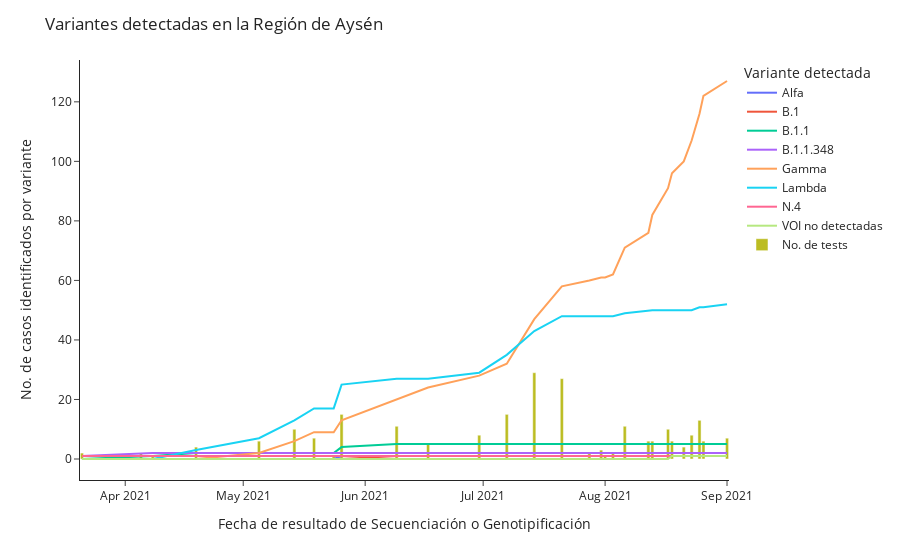

This figure's notebook cell:
### Code cell
px.line(df_variantes_clean.groupby(['fecha_resultado_secuenciacion_genotipificacion', 'variante_linaje']).count()[['n_documento']].reset_index().pivot(
    index='fecha_resultado_secuenciacion_genotipificacion',
    columns='variante_linaje', 
    values=['n_documento']
).fillna(0).cumsum().clean_names().rename(
    columns={
        'alfa':'Alfa',
        'b_1':'B.1',
        'b_1_1':'B.1.1',
        'b_1_1_348':'B.1.1.348',
        'gamma':'Gamma',
        'indeterminado':'Indeterminado',
        'lambda':'Lambda',
        'n_4':'N.4',
        'no_amplifica':'No amplifica',
        'no_se_detectan_mutaciones_para_variantes_de_interes_por_parte_de_este_kit':'VOI no detectadas'
            })['n_documento'].drop(['No amplifica','Indeterminado'], axis=1),
        labels={'variante_linaje':'Variante detectada'},
        
       ).update_layout(
    title= 'Variantes detectadas en la Región de Aysén',
    yaxis_title='No. de casos identificados por variante',
    xaxis_title='Fecha de resultado de Secuenciación o Genotipificación',
    template='simple_white',
    
    
).add_bar(
    x= df_variantes_clean.groupby(['fecha_resultado_secuenciacion_genotipificacion']).count()[['n_documento']].index,
    y= df_variantes_clean.groupby(['fecha_resultado_secuenciacion_genotipificacion']).count()[['n_documento']].n_documento,
    name='No. de tests'


    )

### Figure 1 — Plotly figure (JSON) as saved in the notebook; plotly's stock layout.template omitted (floating-point values rounded to 4 significant figures)
{"data": [{"hovertemplate": "Variante detectada=Alfa<br>fecha_resultado_secuenciacion_genotipificacion=%{x}<br>value=%{y}<extra></extra>", "legendgroup": "Alfa", "line": {"color": "#636efa", "dash": "solid"}, "marker": {"symbol": "circle"}, "mode": "lines", "name": "Alfa", "orientation": "v", "showlegend": true, "type": "scatter", "x": ["2021-03-21T00:00:00", "2021-04-05T00:00:00", "2021-04-08T00:00:00", "2021-04-19T00:00:00", "2021-05-05T00:00:00", "2021-05-14T00:00:00", "2021-05-19T00:00:00", "2021-05-24T00:00:00", "2021-05-26T00:00:00", "2021-06-09T00:00:00", "2021-06-17T00:00:00", "2021-06-30T00:00:00", "2021-07-07T00:00:00", "2021-07-14T00:00:00", "2021-07-21T00:00:00", "2021-07-28T00:00:00", "2021-07-31T00:00:00", "2021-08-01T00:00:00", "2021-08-03T00:00:00", "2021-08-06T00:00:00", "2021-08-12T00:00:00", "2021-08-13T00:00:00", "2021-08-17T00:00:00", "2021-08-18T00:00:00", "2021-08-21T00:00:00", "2021-08-23T00:00:00", "2021-08-25T00:00:00", "2021-08-26T00:00:00", "2021-09-01T00:00:00"], "xaxis": "x", "y": [0, 0, 0, 0, 0, 0, 0, 0, 1, 1, 1, 1, 1, 1, 1, 1, 1, 1, 1, 1, 1, 1, 1, 1, 1, 1, 1, 1, 1], "yaxis": "y"}, {"hovertemplate": "Variante detectada=B.1<br>fecha_resultado_secuenciacion_genotipificacion=%{x}<br>value=%{y}<extra></extra>", "legendgroup": "B.1", "line": {"color": "#EF553B", "dash": "solid"}, "marker": {"symbol": "circle"}, "mode": "lines", "name": "B.1", "orientation": "v", "showlegend": true, "type": "scatter", "x": ["2021-03-21T00:00:00", "2021-04-05T00:00:00", "2021-04-08T00:00:00", "2021-04-19T00:00:00", "2021-05-05T00:00:00", "2021-05-14T00:00:00", "2021-05-19T00:00:00", "2021-05-24T00:00:00", "2021-05-26T00:00:00", "2021-06-09T00:00:00", "2021-06-17T00:00:00", "2021-06-30T00:00:00", "2021-07-07T00:00:00", "2021-07-14T00:00:00", "2021-07-21T00:00:00", "2021-07-28T00:00:00", "2021-07-31T00:00:00", "2021-08-01T00:00:00", "2021-08-03T00:00:00", "2021-08-06T00:00:00", "2021-08-12T00:00:00", "2021-08-13T00:00:00", "2021-08-17T00:00:00", "2021-08-18T00:00:00", "2021-08-21T00:00:00", "2021-08-23T00:00:00", "2021-08-25T00:00:00", "2021-08-26T00:00:00", "2021-09-01T00:00:00"], "xaxis": "x", "y": [0, 0, 0, 0, 0, 0, 0, 0, 0, 1, 1, 1, 1, 1, 1, 1, 1, 1, 1, 1, 1, 1, 1, 1, 1, 1, 1, 1, 1], "yaxis": "y"}, {"hovertemplate": "Variante detectada=B.1.1<br>fecha_resultado_secuenciacion_genotipificacion=%{x}<br>value=%{y}<extra></extra>", "legendgroup": "B.1.1", "line": {"color": "#00cc96", "dash": "solid"}, "marker": {"symbol": "circle"}, "mode": "lines", "name": "B.1.1", "orientation": "v", "showlegend": true, "type": "scatter", "x": ["2021-03-21T00:00:00", "2021-04-05T00:00:00", "2021-04-08T00:00:00", "2021-04-19T00:00:00", "2021-05-05T00:00:00", "2021-05-14T00:00:00", "2021-05-19T00:00:00", "2021-05-24T00:00:00", "2021-05-26T00:00:00", "2021-06-09T00:00:00", "2021-06-17T00:00:00", "2021-06-30T00:00:00", "2021-07-07T00:00:00", "2021-07-14T00:00:00", "2021-07-21T00:00:00", "2021-07-28T00:00:00", "2021-07-31T00:00:00", "2021-08-01T00:00:00", "2021-08-03T00:00:00", "2021-08-06T00:00:00", "2021-08-12T00:00:00", "2021-08-13T00:00:00", "2021-08-17T00:00:00", "2021-08-18T00:00:00", "2021-08-21T00:00:00", "2021-08-23T00:00:00", "2021-08-25T00:00:00", "2021-08-26T00:00:00", "2021-09-01T00:00:00"], "xaxis": "x", "y": [0, 1, 1, 2, 2, 2, 2, 2, 4, 5, 5, 5, 5, 5, 5, 5, 5, 5, 5, 5, 5, 5, 5, 5, 5, 5, 5, 5, 5], "yaxis": "y"}, {"hovertemplate": "Variante detectada=B.1.1.348<br>fecha_resultado_secuenciacion_genotipificacion=%{x}<br>value=%{y}<extra></extra>", "legendgroup": "B.1.1.348", "line": {"color": "#ab63fa", "dash": "solid"}, "marker": {"symbol": "circle"}, "mode": "lines", "name": "B.1.1.348", "orientation": "v", "showlegend": true, "type": "scatter", "x": ["2021-03-21T00:00:00", "2021-04-05T00:00:00", "2021-04-08T00:00:00", "2021-04-19T00:00:00", "2021-05-05T00:00:00", "2021-05-14T00:00:00", "2021-05-19T00:00:00", "2021-05-24T00:00:00", "2021-05-26T00:00:00", "2021-06-09T00:00:00", "2021-06-17T00:00:00", "2021-06-30T00:00:00", "2021-07-07T00:00:00", "2021-07-14T00:00:00", "2021-07-21T00:00:00", "2021-07-28T00:00:00", "2021-07-31T00:00:00", "2021-08-01T00:00:00", "2021-08-03T00:00:00", "2021-08-06T00:00:00", "2021-08-12T00:00:00", "2021-08-13T00:00:00", "2021-08-17T00:00:00", "2021-08-18T00:00:00", "2021-08-21T00:00:00", "2021-08-23T00:00:00", "2021-08-25T00:00:00", "2021-08-26T00:00:00", "2021-09-01T00:00:00"], "xaxis": "x", "y": [1, 2, 2, 2, 2, 2, 2, 2, 2, 2, 2, 2, 2, 2, 2, 2, 2, 2, 2, 2, 2, 2, 2, 2, 2, 2, 2, 2, 2], "yaxis": "y"}, {"hovertemplate": "Variante detectada=Gamma<br>fecha_resultado_secuenciacion_genotipificacion=%{x}<br>value=%{y}<extra></extra>", "legendgroup": "Gamma", "line": {"color": "#FFA15A", "dash": "solid"}, "marker": {"symbol": "circle"}, "mode": "lines", "name": "Gamma", "orientation": "v", "showlegend": true, "type": "scatter", "x": ["2021-03-21T00:00:00", "2021-04-05T00:00:00", "2021-04-08T00:00:00", "2021-04-19T00:00:00", "2021-05-05T00:00:00", "2021-05-14T00:00:00", "2021-05-19T00:00:00", "2021-05-24T00:00:00", "2021-05-26T00:00:00", "2021-06-09T00:00:00", "2021-06-17T00:00:00", "2021-06-30T00:00:00", "2021-07-07T00:00:00", "2021-07-14T00:00:00", "2021-07-21T00:00:00", "2021-07-28T00:00:00", "2021-07-31T00:00:00", "2021-08-01T00:00:00", "2021-08-03T00:00:00", "2021-08-06T00:00:00", "2021-08-12T00:00:00", "2021-08-13T00:00:00", "2021-08-17T00:00:00", "2021-08-18T00:00:00", "2021-08-21T00:00:00", "2021-08-23T00:00:00", "2021-08-25T00:00:00", "2021-08-26T00:00:00", "2021-09-01T00:00:00"], "xaxis": "x", "y": [0, 0, 0, 0, 2, 6, 9, 9, 13, 20, 24, 28, 32, 47, 58, 60, 61, 61, 62, 71, 76, 82, 91, 96, 100, 107, 116, 122, 127], "yaxis": "y"}, {"hovertemplate": "Variante detectada=Lambda<br>fecha_resultado_secuenciacion_genotipificacion=%{x}<br>value=%{y}<extra></extra>", "legendgroup": "Lambda", "line": {"color": "#19d3f3", "dash": "solid"}, "marker": {"symbol": "circle"}, "mode": "lines", "name": "Lambda", "orientation": "v", "showlegend": true, "type": "scatter", "x": ["2021-03-21T00:00:00", "2021-04-05T00:00:00", "2021-04-08T00:00:00", "2021-04-19T00:00:00", "2021-05-05T00:00:00", "2021-05-14T00:00:00", "2021-05-19T00:00:00", "2021-05-24T00:00:00", "2021-05-26T00:00:00", "2021-06-09T00:00:00", "2021-06-17T00:00:00", "2021-06-30T00:00:00", "2021-07-07T00:00:00", "2021-07-14T00:00:00", "2021-07-21T00:00:00", "2021-07-28T00:00:00", "2021-07-31T00:00:00", "2021-08-01T00:00:00", "2021-08-03T00:00:00", "2021-08-06T00:00:00", "2021-08-12T00:00:00", "2021-08-13T00:00:00", "2021-08-17T00:00:00", "2021-08-18T00:00:00", "2021-08-21T00:00:00", "2021-08-23T00:00:00", "2021-08-25T00:00:00", "2021-08-26T00:00:00", "2021-09-01T00:00:00"], "xaxis": "x", "y": [0, 0, 0, 3, 7, 13, 17, 17, 25, 27, 27, 29, 35, 43, 48, 48, 48, 48, 48, 49, 50, 50, 50, 50, 50, 50, 51, 51, 52], "yaxis": "y"}, {"hovertemplate": "Variante detectada=N.4<br>fecha_resultado_secuenciacion_genotipificacion=%{x}<br>value=%{y}<extra></extra>", "legendgroup": "N.4", "line": {"color": "#FF6692", "dash": "solid"}, "marker": {"symbol": "circle"}, "mode": "lines", "name": "N.4", "orientation": "v", "showlegend": true, "type": "scatter", "x": ["2021-03-21T00:00:00", "2021-04-05T00:00:00", "2021-04-08T00:00:00", "2021-04-19T00:00:00", "2021-05-05T00:00:00", "2021-05-14T00:00:00", "2021-05-19T00:00:00", "2021-05-24T00:00:00", "2021-05-26T00:00:00", "2021-06-09T00:00:00", "2021-06-17T00:00:00", "2021-06-30T00:00:00", "2021-07-07T00:00:00", "2021-07-14T00:00:00", "2021-07-21T00:00:00", "2021-07-28T00:00:00", "2021-07-31T00:00:00", "2021-08-01T00:00:00", "2021-08-03T00:00:00", "2021-08-06T00:00:00", "2021-08-12T00:00:00", "2021-08-13T00:00:00", "2021-08-17T00:00:00", "2021-08-18T00:00:00", "2021-08-21T00:00:00", "2021-08-23T00:00:00", "2021-08-25T00:00:00", "2021-08-26T00:00:00", "2021-09-01T00:00:00"], "xaxis": "x", "y": [1, 1, 1, 1, 1, 1, 1, 1, 1, 1, 1, 1, 1, 1, 1, 1, 1, 1, 1, 1, 1, 1, 1, 1, 1, 1, 1, 1, 1], "yaxis": "y"}, {"hovertemplate": "Variante detectada=VOI no detectadas<br>fecha_resultado_secuenciacion_genotipificacion=%{x}<br>value=%{y}<extra></extra>", "legendgroup": "VOI no detectadas", "line": {"color": "#B6E880", "dash": "solid"}, "marker": {"symbol": "circle"}, "mode": "lines", "name": "VOI no detectadas", "orientation": "v", "showlegend": true, "type": "scatter", "x": ["2021-03-21T00:00:00", "2021-04-05T00:00:00", "2021-04-08T00:00:00", "2021-04-19T00:00:00", "2021-05-05T00:00:00", "2021-05-14T00:00:00", "2021-05-19T00:00:00", "2021-05-24T00:00:00", "2021-05-26T00:00:00", "2021-06-09T00:00:00", "2021-06-17T00:00:00", "2021-06-30T00:00:00", "2021-07-07T00:00:00", "2021-07-14T00:00:00", "2021-07-21T00:00:00", "2021-07-28T00:00:00", "2021-07-31T00:00:00", "2021-08-01T00:00:00", "2021-08-03T00:00:00", "2021-08-06T00:00:00", "2021-08-12T00:00:00", "2021-08-13T00:00:00", "2021-08-17T00:00:00", "2021-08-18T00:00:00", "2021-08-21T00:00:00", "2021-08-23T00:00:00", "2021-08-25T00:00:00", "2021-08-26T00:00:00", "2021-09-01T00:00:00"], "xaxis": "x", "y": [0, 0, 0, 0, 0, 0, 0, 0, 0, 0, 0, 0, 0, 0, 0, 0, 0, 0, 0, 0, 0, 0, 0, 1, 1, 1, 1, 1, 1], "yaxis": "y"}, {"name": "No. de tests", "type": "bar", "x": ["2021-03-21T00:00:00", "2021-04-05T00:00:00", "2021-04-08T00:00:00", "2021-04-19T00:00:00", "2021-05-05T00:00:00", "2021-05-14T00:00:00", "2021-05-19T00:00:00", "2021-05-24T00:00:00", "2021-05-26T00:00:00", "2021-06-09T00:00:00", "2021-06-17T00:00:00", "2021-06-30T00:00:00", "2021-07-07T00:00:00", "2021-07-14T00:00:00", "2021-07-21T00:00:00", "2021-07-28T00:00:00", "2021-07-31T00:00:00", "2021-08-01T00:00:00", "2021-08-03T00:00:00", "2021-08-06T00:00:00", "2021-08-12T00:00:00", "2021-08-13T00:00:00", "2021-08-17T00:00:00", "2021-08-18T00:00:00", "2021-08-21T00:00:00", "2021-08-23T00:00:00", "2021-08-25T00:00:00", "2021-08-26T00:00:00", "2021-09-01T00:00:00"], "y": [2, 2, 1, 4, 6, 10, 7, 1, 15, 11, 5, 8, 15, 29, 27, 2, 3, 1, 2, 11, 6, 6, 10, 6, 4, 8, 13, 6, 7]}], "layout": {"legend": {"title": {"text": "Variante detectada"}, "tracegroupgap": 0}, "margin": {"t": 60}, "title": {"text": "Variantes detectadas en la Región de Aysén"}, "xaxis": {"anchor": "y", "domain": [0, 1], "title": {"text": "Fecha de resultado de Secuenciación o Genotipificación"}}, "yaxis": {"anchor": "x", "domain": [0, 1], "title": {"text": "No. de casos identificados por variante"}}}}
